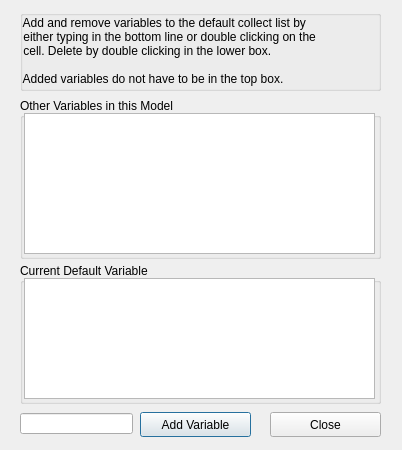
<?xml version="1.0" encoding="UTF-8"?>
<ui version="4.0">
 <class>addDefaultVar</class>
 <widget class="QDialog" name="addDefaultVar">
  <property name="geometry">
   <rect>
    <x>0</x>
    <y>0</y>
    <width>402</width>
    <height>450</height>
   </rect>
  </property>
  <property name="windowTitle">
   <string>Edit default variables</string>
  </property>
  <property name="windowIcon">
   <iconset>
    <normaloff>BOUTguilogo.png</normaloff>BOUTguilogo.png</iconset>
  </property>
  <widget class="QGroupBox" name="groupBox">
   <property name="geometry">
    <rect>
     <x>20</x>
     <y>263</y>
     <width>361</width>
     <height>141</height>
    </rect>
   </property>
   <property name="title">
    <string>Current Default Variable</string>
   </property>
   <widget class="QTableWidget" name="variableTable">
    <property name="geometry">
     <rect>
      <x>4</x>
      <y>15</y>
      <width>351</width>
      <height>121</height>
     </rect>
    </property>
    <property name="toolTip">
     <string>List of current defaults. Double click to remove from list. </string>
    </property>
    <attribute name="horizontalHeaderVisible">
     <bool>false</bool>
    </attribute>
    <attribute name="horizontalHeaderCascadingSectionResizes">
     <bool>false</bool>
    </attribute>
    <attribute name="horizontalHeaderHighlightSections">
     <bool>false</bool>
    </attribute>
    <attribute name="horizontalHeaderMinimumSectionSize">
     <number>100</number>
    </attribute>
    <attribute name="horizontalHeaderStretchLastSection">
     <bool>true</bool>
    </attribute>
    <attribute name="verticalHeaderMinimumSectionSize">
     <number>15</number>
    </attribute>
    <column>
     <property name="text">
      <string>Varaibles</string>
     </property>
    </column>
   </widget>
  </widget>
  <widget class="QGroupBox" name="groupBox_2">
   <property name="geometry">
    <rect>
     <x>20</x>
     <y>98</y>
     <width>361</width>
     <height>161</height>
    </rect>
   </property>
   <property name="title">
    <string>Other Variables in this Model</string>
   </property>
   <widget class="QTableWidget" name="otherVariablesTable">
    <property name="geometry">
     <rect>
      <x>4</x>
      <y>15</y>
      <width>351</width>
      <height>141</height>
     </rect>
    </property>
    <property name="toolTip">
     <string>List of variables available. Double click to add to defaults.</string>
    </property>
    <attribute name="horizontalHeaderVisible">
     <bool>false</bool>
    </attribute>
    <attribute name="horizontalHeaderMinimumSectionSize">
     <number>100</number>
    </attribute>
    <attribute name="horizontalHeaderStretchLastSection">
     <bool>true</bool>
    </attribute>
    <attribute name="verticalHeaderMinimumSectionSize">
     <number>15</number>
    </attribute>
    <column>
     <property name="text">
      <string>Other Variables</string>
     </property>
    </column>
   </widget>
  </widget>
  <widget class="QGroupBox" name="groupBox_3">
   <property name="geometry">
    <rect>
     <x>20</x>
     <y>10</y>
     <width>361</width>
     <height>81</height>
    </rect>
   </property>
   <property name="title">
    <string/>
   </property>
   <widget class="QLabel" name="label">
    <property name="geometry">
     <rect>
      <x>0</x>
      <y>0</y>
      <width>371</width>
      <height>81</height>
     </rect>
    </property>
    <property name="text">
     <string> Add and remove variables to the default collect list by 
 either typing in the bottom line or double clicking on the 
 cell. Delete by double clicking in the lower box. 
 
 Added variables do not have to be in the top box.</string>
    </property>
   </widget>
  </widget>
  <widget class="QLineEdit" name="addVariable">
   <property name="geometry">
    <rect>
     <x>20</x>
     <y>413</y>
     <width>113</width>
     <height>21</height>
    </rect>
   </property>
   <property name="toolTip">
    <string>Add variable by typing.</string>
   </property>
  </widget>
  <widget class="QPushButton" name="addVariableButton">
   <property name="geometry">
    <rect>
     <x>140</x>
     <y>412</y>
     <width>111</width>
     <height>25</height>
    </rect>
   </property>
   <property name="text">
    <string>Add Variable</string>
   </property>
  </widget>
  <widget class="QPushButton" name="closeButton">
   <property name="geometry">
    <rect>
     <x>270</x>
     <y>412</y>
     <width>111</width>
     <height>25</height>
    </rect>
   </property>
   <property name="text">
    <string>Close</string>
   </property>
  </widget>
 </widget>
 <resources/>
 <connections/>
</ui>
